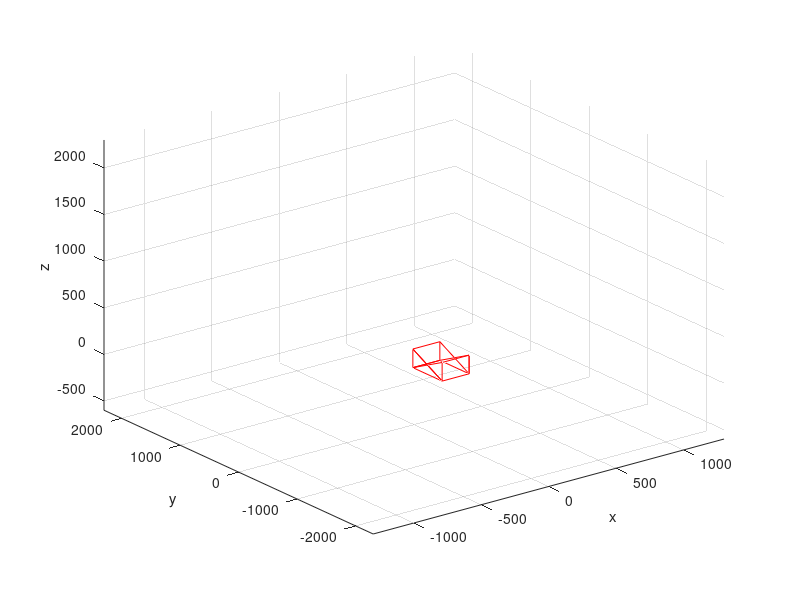

Recreate this plot in MATLAB.
t = [300 250 100;
    300 250 -100
    300 -250 100;
    300 -250 -100;
    100 250 100;
    100 250 -100
    100 -250 100;
    100 -250 -100];
t1 = [1 2 3 4 1 5 6 2 6 7 3 4 8 5 8 7];
i1 = 1;
x = [];
y = [];
z = [];

for i=t1
   x(i1) = t(i,1);
   y(i1) = t(i,2);
   z(i1) = t(i,3);
   i1 = i1+1;
end
plot3(x,y,z,'r'); hold on;
plot3([300 300],[250 -250],[-100 -100],'r');hold on;
plot3([100 100],[250 -250],[-100 -100],'r');hold on;
xlabel('x');ylabel('y');zlabel('z');
% view(110,10);
% view(0,0);
axis([-1300,1300,-2300,2300,-600,2300]);
grid on
